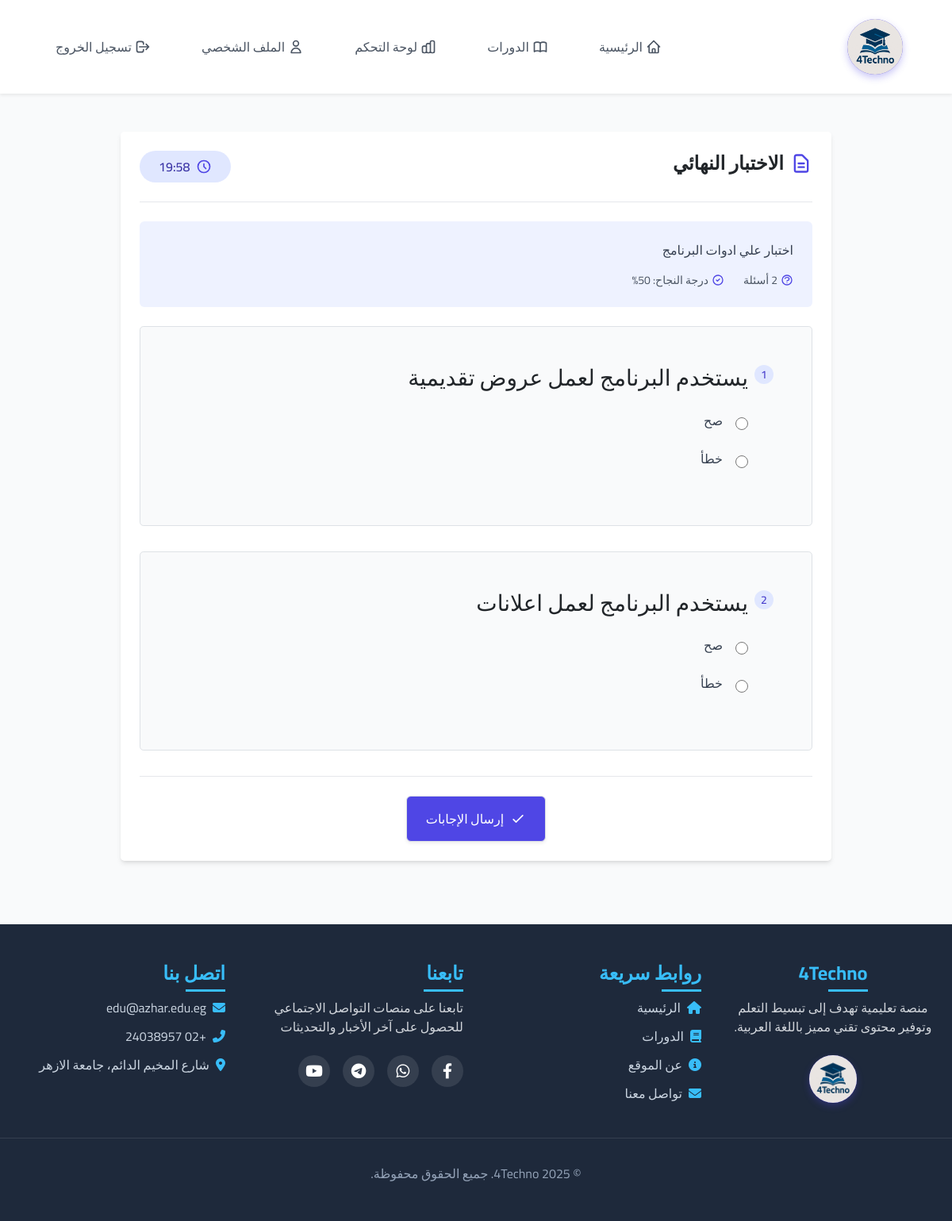
The page /courses/3/quizzes/8/take/ (signed in) on the database its author committed.
### courses/models.py (models this page shows, shortened)
class Quiz(models.Model):
    course = models.ForeignKey(Course, on_delete=models.CASCADE, related_name='quizzes')
    title = models.CharField(max_length=200)
    description = models.TextField(blank=True, null=True)
    time_limit = models.PositiveIntegerField(default=30, help_text="مدة الاختبار بالدقائق")
    passing_score = models.PositiveIntegerField(default=60, help_text="النسبة المئوية المطلوبة للنجاح")
    created_at = models.DateTimeField(auto_now_add=True)
    updated_at = models.DateTimeField(auto_now=True)
    class Meta:
        ordering = ['-created_at']
        verbose_name = "اختبار"
        verbose_name_plural = "اختبارات"

class Question(models.Model):
    QUESTION_TYPES = [
        ('multiple_choice', 'اختيار من متعدد'),
        ('true_false', 'صح أم خطأ'),
    ]
    quiz = models.ForeignKey(Quiz, on_delete=models.CASCADE, related_name='questions')
    text = models.CharField(max_length=500)
    question_type = models.CharField(max_length=20, choices=QUESTION_TYPES)
    created_at = models.DateTimeField(auto_now_add=True)
    class Meta:
        ordering = ['id']
        verbose_name = "سؤال"
        verbose_name_plural = "أسئلة"

class QuestionOption(models.Model):
    question = models.ForeignKey(Question, on_delete=models.CASCADE, related_name='options')
    text = models.CharField(max_length=255)
    is_correct = models.BooleanField(default=False)
    class Meta:
        verbose_name = "خيار سؤال"
        verbose_name_plural = "خيارات الأسئلة"

### courses/views.py (the view)
# urls.py: path('courses/<int:course_id>/quizzes/<int:quiz_id>/take/', views.take_quiz, name='take_quiz'),
@login_required
def take_quiz(request, course_id, quiz_id):
    course = get_object_or_404(Course, pk=course_id)
    quiz = get_object_or_404(Quiz, pk=quiz_id, course=course)
    enrollment = get_object_or_404(Enrollment, user=request.user, course=course)
    attempt, created = QuizAttempt.objects.get_or_create(
        user=request.user,
        quiz=quiz,
        is_completed=False,
        defaults={'started_at': timezone.now()}
    )
    return render(request, 'courses/take_quiz.html', {
        'course': course,
        'quiz': quiz,
        'attempt': attempt
    })

### courses/templates/courses/take_quiz.html (shortened to what this page needs)
{% extends 'courses/base.html' %}
{% block content %}
<div dir="rtl" class="container mx-auto px-4 py-12">
    <div class="max-w-4xl mx-auto">
        <div class="bg-white rounded-lg shadow-md p-6 mb-8 hover:shadow-lg transition-shadow duration-300 animate-fade-in">
            <div class="flex justify-between items-center mb-6 pb-4 border-b border-gray-200">
                <h1 class="text-2xl font-bold flex items-center">
                    {{ quiz.title }}
                </h1>
                <div id="timer" class="bg-indigo-100 text-indigo-800 py-2 px-4 rounded-full flex items-center font-medium">
                    <svg xmlns="http://www.w3.org/2000/svg" class="h-5 w-5 ml-2 text-indigo-600" fill="none" viewBox="0 0 24 24" stroke="currentColor">
                        <path stroke-linecap="round" stroke-linejoin="round" stroke-width="2" d="M12 8v4l3 3m6-3a9 9 0 11-18 0 9 9 0 0118 0z" />
                    </svg>
                    <span id="time-remaining">{{ quiz.time_limit }}:00</span>
                </div>
            </div>
            <div class="mb-6 bg-indigo-50 p-4 rounded-md">
                <p class="text-gray-700">{{ quiz.description }}</p>
                <div class="flex items-center mt-3 text-sm text-gray-600">
                    <div class="flex items-center ml-4">
                        <span>{{ quiz.questions.count }} أسئلة</span>
                    </div>
                    <div class="flex items-center">
                        <svg xmlns="http://www.w3.org/2000/svg" class="h-4 w-4 ml-1 text-indigo-600" fill="none" viewBox="0 0 24 24" stroke="currentColor">
                            <path stroke-linecap="round" stroke-linejoin="round" stroke-width="2" d="M9 12l2 2 4-4m6 2a9 9 0 11-18 0 9 9 0 0118 0z" />
                        </svg>
                        <span>درجة النجاح: {{ quiz.passing_score }}%</span>
                    </div>
                </div>
            </div>
            <form id="quiz-form" method="post" action="{% url 'submit_quiz' course.id quiz.id %}">
                <div class="space-y-8">
                    {% for question in quiz.questions.all %}
                    <div class="question-item bg-gray-50 p-5 rounded-lg border border-gray-200">
                        <h3 class="font-medium mb-4 flex items-start">
                            <span class="bg-indigo-100 text-indigo-700 rounded-full w-6 h-6 inline-flex items-center justify-center ml-2 text-sm flex-shrink-0">{{ forloop.counter }}</span>
                            <span>{{ question.text }}</span>
                        </h3>
                        <div class="mr-8">
                            {% if question.question_type == 'multiple_choice' %}
                                {% for option in question.options.all %}
                                <div class="flex items-center mb-3">
                                    <input type="radio" id="option_{{ question.id }}_{{ option.id }}" name="answer_{{ question.id }}" value="{{ option.id }}" class="ml-3 h-4 w-4 text-indigo-600 focus:ring-indigo-500 border-gray-300" required>
                                    <label for="option_{{ question.id }}_{{ option.id }}" class="text-gray-700">{{ option.text }}</label>
                                </div>
                                {% endfor %}
                            {% endif %}
                        </div>
                    </div>
                    {% endfor %}
                </div>
                <div class="flex justify-center mt-8 pt-6 border-t border-gray-200">
                    <button type="submit" class="bg-indigo-600 py-3 px-6 border border-transparent rounded-md shadow-sm text-base font-medium text-white hover:bg-indigo-700 focus:outline-none focus:ring-2 focus:ring-offset-2 focus:ring-indigo-500 flex items-center transform hover:scale-105 transition-transform duration-300">
                        <svg xmlns="http://www.w3.org/2000/svg" class="h-5 w-5 ml-2" fill="none" viewBox="0 0 24 24" stroke="currentColor">
                            <path stroke-linecap="round" stroke-linejoin="round" stroke-width="2" d="M5 13l4 4L19 7" />
                        </svg>
                        إرسال الإجابات
                    </button>
                </div>
            </form>
        </div>
    </div>
</div>
{% endblock %}

### courses/templates/courses/base.html (style rules this page uses)
body { direction: rtl; text-align: right; font-family: 'Cairo', sans-serif; }

### courses/templates/courses/take_quiz.html (style rules this page uses)
.animate-fade-in { animation: fadeIn 0.8s ease-out forwards; }
.question-item { transition: all 0.3s ease; }

### rows shown on the page
Quiz: title "الاختبار النهائي", description "اختبار علي ادوات البرنامج", passing_score "50"
Question: text "يستخدم البرنامج لعمل عروض تقديمية"
QuestionOption: text "صح"
QuestionOption: text "خطأ"
Question: text "يستخدم البرنامج لعمل اعلانات"
QuestionOption: text "صح"
QuestionOption: text "خطأ"
